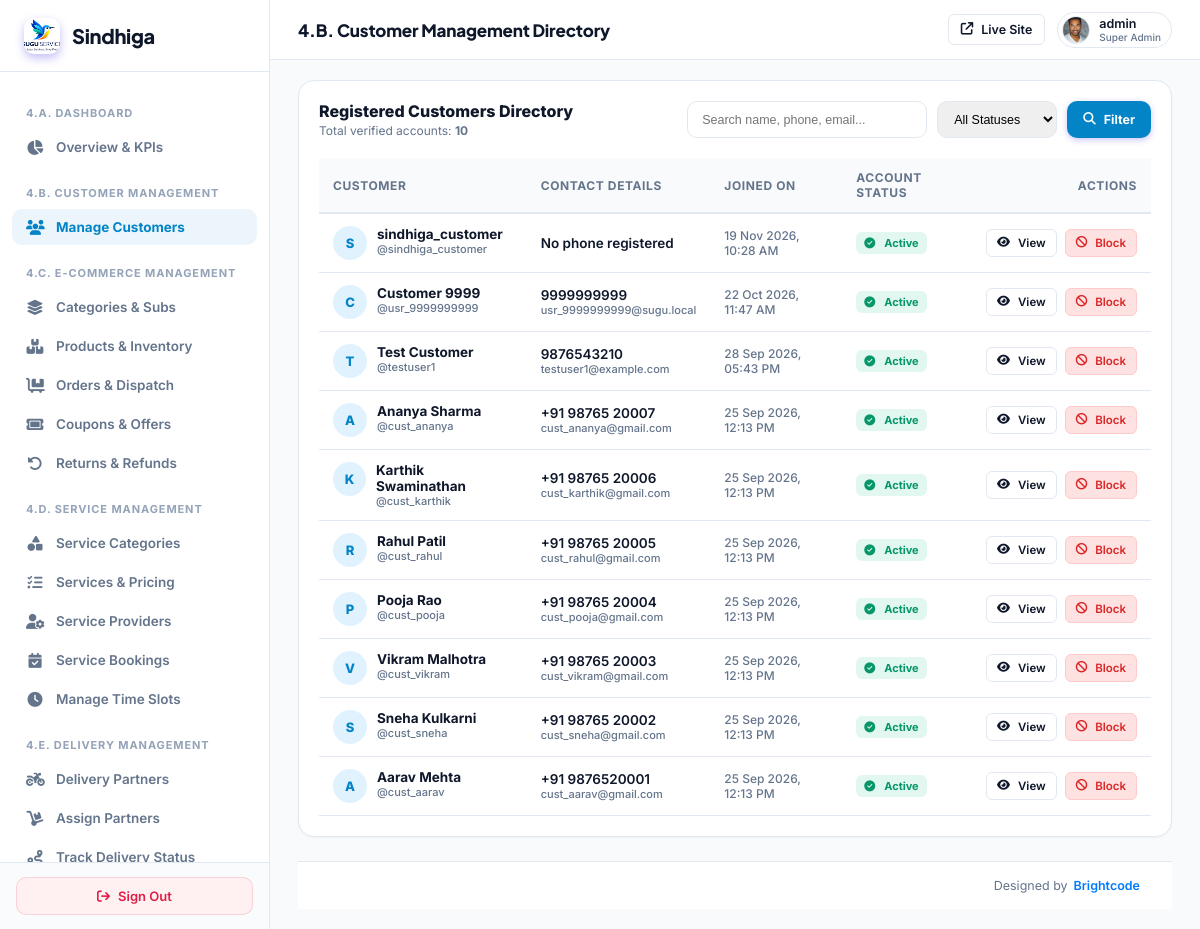
The app's page /super-admin/customers/ (signed in) with its own data.
### myapp/models.py (models this page shows, shortened)
class CustomUser(AbstractUser):
    ROLE_CHOICES = (
        ('ADMIN', 'Admin'),
        ('SERVICE_PROVIDER', 'Service Provider'),
        ('VENDOR', 'Vendor / Service Provider'),
        ('DELIVERY_PARTNER', 'Delivery Partner'),
        ('CUSTOMER', 'Customer'),
        ('USER', 'User / Customer'),
    )
    role = models.CharField(max_length=25, choices=ROLE_CHOICES, default='CUSTOMER')
    assigned_state = models.CharField(max_length=100, blank=True, null=True, help_text="Assigned State/Territory for Area Admin")
    assigned_city = models.CharField(max_length=100, blank=True, null=True, help_text="Assigned City (optional) for Area Admin")

class UserProfile(models.Model):
    user = models.OneToOneField(CustomUser, on_delete=models.CASCADE, related_name='user_profile')
    phone_number = models.CharField(max_length=20, blank=True, null=True)
    city = models.CharField(max_length=100, blank=True, null=True)
    state = models.CharField(max_length=100, blank=True, null=True)
    profile_image = models.ImageField(upload_to='user_profiles/', null=True, blank=True)

### myapp/sindhiga_superadmin_canonical_views.py (the view, shortened to what this page needs)
# urls.py: path('super-admin/customers/', canon_admin.super_admin_customers, name='super_admin_customers'),
@user_passes_test(super_admin_check, login_url='/super-admin/login/')
def super_admin_customers(request):
    q = request.GET.get('q', '').strip()
    status_filter = request.GET.get('status', '').strip()
    customers_qs = CustomUser.objects.filter(role__in=['CUSTOMER', 'USER']).select_related('user_profile').order_by('-date_joined')
    if status_filter == 'active':
        customers_qs = customers_qs.filter(is_active=True)
    elif status_filter == 'blocked':
        customers_qs = customers_qs.filter(is_active=False)
    paginator = Paginator(customers_qs, 15)
    page_number = request.GET.get('page')
    customers = paginator.get_page(page_number)
    return render(request, 'superadmin/customers.html', {
        'customers': customers,
        'q': q,
        'status_filter': status_filter,
        'total_count': customers_qs.count()
    })

### myapp/sindhiga_superadmin_canonical_views.py (called while the page is built)
def super_admin_check(user):
    return user.is_authenticated and (user.is_superuser or user.is_staff or getattr(user, 'role', '') == 'ADMIN')

### templates/superadmin/customers.html (shortened to what this page needs)
{% extends 'superadmin/base.html' %}
{% block header_title %}4.B. Customer Management Directory{% endblock %}
{% block content %}
<div class="card" style="padding: 20px; margin-bottom: 24px;">
  <div style="display: flex; flex-wrap: wrap; items-center: center; justify-content: space-between; gap: 16px; margin-bottom: 20px;">
    <div>
      <h3 style="font-size: 16px; font-weight: 800; color: var(--text-main); margin: 0;">Registered Customers Directory</h3>
      <p style="font-size: 12px; color: var(--text-muted); margin: 2px 0 0;">Total verified accounts: <strong>{{ total_count }}</strong></p>
    </div>
    <form method="GET" style="display: flex; gap: 10px; flex-wrap: wrap;">
      <input type="text" name="q" value="{{ q }}" placeholder="Search name, phone, email..." style="padding: 8px 14px; border: 1px solid var(--border); border-radius: var(--r-sm); font-size: 12.5px; width: 240px; outline: none;">
      <select name="status" style="padding: 8px 12px; border: 1px solid var(--border); border-radius: var(--r-sm); font-size: 12.5px; outline: none;">
        <option value="">All Statuses</option>
      </select>
      <button type="submit" class="btn btn-primary btn-sm" style="background: var(--accent); color: white; border: none; padding: 8px 16px; border-radius: var(--r-sm); font-weight: 700; cursor: pointer;">
        <i class="fa-solid fa-magnifying-glass"></i> Filter
      </button>
    </form>
  </div>
  <div style="overflow-x: auto;">
    <table class="data-table" style="width: 100%; border-collapse: collapse; font-size: 13px;">
      <thead>
        <tr style="border-bottom: 2px solid var(--border); text-align: left; background: #f8fafc;">
          <th style="padding: 12px 14px; font-weight: 700; color: var(--text-muted);">Customer</th>
          <th style="padding: 12px 14px; font-weight: 700; color: var(--text-muted);">Contact Details</th>
          <th style="padding: 12px 14px; font-weight: 700; color: var(--text-muted);">Joined On</th>
          <th style="padding: 12px 14px; font-weight: 700; color: var(--text-muted);">Account Status</th>
          <th style="padding: 12px 14px; font-weight: 700; color: var(--text-muted); text-align: right;">Actions</th>
        </tr>
      </thead>
      <tbody>
        {% for c in customers %}
        <tr style="border-bottom: 1px solid var(--border);">
          <td style="padding: 12px 14px;">
            <div style="display: flex; items-center: center; gap: 10px;">
              <div style="width: 34px; height: 34px; border-radius: 50%; background: #e0f2fe; color: #0284c7; display: flex; align-items: center; justify-content: center; font-weight: 800; font-size: 13px;">
                {{ c.first_name|default:c.username|slice:":1"|upper }}
              </div>
              <div>
                <a href="{% url 'super_admin_customer_detail' c.id %}" style="font-weight: 700; color: var(--text-main); text-decoration: none;">
                  {{ c.get_full_name|default:c.username }}
                </a>
                <span style="display: block; font-size: 11px; color: var(--text-muted);">@{{ c.username }}</span>
              </div>
            </div>
          </td>
          <td style="padding: 12px 14px;">
            <div style="font-weight: 600; color: var(--text-main);">{{ c.user_profile.phone_number|default:"No phone registered" }}</div>
            <div style="font-size: 11px; color: var(--text-muted);">{{ c.email }}</div>
          </td>
          <td style="padding: 12px 14px; color: var(--text-muted); font-size: 12px;">
            {{ c.date_joined|date:"d M Y, h:i A" }}
          </td>
          <td style="padding: 12px 14px;">
            {% if c.is_active %}
              <span class="badge" style="background: rgba(16,185,129,0.12); color: #059669; padding: 4px 8px; border-radius: 6px; font-weight: 700; font-size: 11px;">
                <i class="fa-solid fa-circle-check" style="margin-right: 4px;"></i> Active
              </span>
            {% else %}
              <span class="badge" style="background: rgba(239,68,68,0.12); color: #dc2626; padding: 4px 8px; border-radius: 6px; font-weight: 700; font-size: 11px;">
                <i class="fa-solid fa-ban" style="margin-right: 4px;"></i> Blocked
              </span>
            {% endif %}
          </td>
          <td style="padding: 12px 14px; text-align: right;">
            <div style="display: inline-flex; gap: 8px;">
              <a href="{% url 'super_admin_customer_detail' c.id %}" class="btn btn-outline btn-sm" style="padding: 5px 10px; border: 1px solid var(--border); border-radius: 6px; text-decoration: none; font-size: 11.5px; font-weight: 600; color: var(--text-main);">
                <i class="fa-solid fa-eye"></i> View
              </a>
              <a href="{% url 'super_admin_customer_toggle' c.id %}" class="btn btn-sm" onclick="return confirm('Toggle account access for {{ c.username }}?');" style="padding: 5px 10px; border-radius: 6px; text-decoration: none; font-size: 11.5px; font-weight: 600; {% if c.is_active %}background: #fee2e2; color: #dc2626; border: 1px solid #fecaca;{% else %}background: #dcfce7; color: #16a34a; border: 1px solid #bbf7d0;{% endif %}">
                {% if c.is_active %}<i class="fa-solid fa-ban"></i> Block{% else %}<i class="fa-solid fa-unlock"></i> Unblock{% endif %}
              </a>
            </div>
          </td>
        </tr>
        {% endfor %}
      </tbody>
    </table>
  </div>
</div>
{% endblock %}

### templates/superadmin/base.html (shortened to what this page needs)
{% load static %}
<!DOCTYPE html>
<html lang="en">
<head>
  <link rel="stylesheet" href="https://cdnjs.cloudflare.com/ajax/libs/font-awesome/6.5.2/css/all.min.css">
</head>
<body>
  <aside class="sidebar">
    <a href="{% url 'super_admin_dashboard' %}" class="sidebar-brand">
      <div class="sidebar-brand-icon" style="background:transparent;padding:0;overflow:hidden;display:flex;align-items:center;justify-content:center;">
        <img src="{% static 'images/logo.png' %}" alt="Sindhiga" style="height:36px;width:auto;object-fit:contain;">
      </div>
      <span>Sindhiga</span>
    </a>
    <div class="sidebar-nav">
      <div class="nav-section">4.A. Dashboard</div>
      <a href="{% url 'super_admin_dashboard' %}" class="nav-item {% if request.path == '/super-admin/' %}active{% endif %}">
        <i class="fa-solid fa-chart-pie"></i>
        <span>Overview &amp; KPIs</span>
      </a>
      <div class="nav-section">4.B. Customer Management</div>
      <a href="{% url 'super_admin_customers' %}" class="nav-item {% if '/super-admin/customers' in request.path %}active{% endif %}">
        <i class="fa-solid fa-users"></i>
        <span>Manage Customers</span>
      </a>
      <div class="nav-section">4.C. E-Commerce Management</div>
      <a href="{% url 'super_admin_ecom_categories' %}" class="nav-item {% if '/super-admin/ecom/categories' in request.path %}active{% endif %}">
        <i class="fa-solid fa-layer-group"></i>
        <span>Categories &amp; Subs</span>
      </a>
      <a href="{% url 'super_admin_ecom_products' %}" class="nav-item {% if '/super-admin/ecom/products' in request.path %}active{% endif %}">
        <i class="fa-solid fa-boxes-stacked"></i>
        <span>Products &amp; Inventory</span>
      </a>
      <a href="{% url 'super_admin_ecom_orders' %}" class="nav-item {% if '/super-admin/ecom/orders' in request.path %}active{% endif %}">
        <i class="fa-solid fa-cart-flatbed"></i>
        <span>Orders &amp; Dispatch</span>
      </a>
      <a href="{% url 'super_admin_ecom_coupons' %}" class="nav-item {% if '/super-admin/ecom/coupons' in request.path %}active{% endif %}">
        <i class="fa-solid fa-ticket"></i>
        <span>Coupons &amp; Offers</span>
      </a>
      <a href="{% url 'super_admin_ecom_returns' %}" class="nav-item {% if '/super-admin/ecom/returns' in request.path %}active{% endif %}">
        <i class="fa-solid fa-rotate-left"></i>
        <span>Returns &amp; Refunds</span>
      </a>
      <div class="nav-section">4.D. Service Management</div>
      <a href="{% url 'super_admin_service_categories' %}" class="nav-item {% if '/super-admin/services/categories' in request.path %}active{% endif %}">
        <i class="fa-solid fa-shapes"></i>
        <span>Service Categories</span>
      </a>
      <a href="{% url 'super_admin_service_catalog' %}" class="nav-item {% if '/super-admin/services/catalog' in request.path %}active{% endif %}">
        <i class="fa-solid fa-list-check"></i>
        <span>Services &amp; Pricing</span>
      </a>
      <a href="{% url 'super_admin_service_providers' %}" class="nav-item {% if '/super-admin/services/providers' in request.path %}active{% endif %}">
        <i class="fa-solid fa-user-gear"></i>
        <span>Service Providers</span>
      </a>
      <a href="{% url 'super_admin_service_bookings' %}" class="nav-item {% if '/super-admin/services/bookings' in request.path %}active{% endif %}">
        <i class="fa-solid fa-calendar-check"></i>
        <span>Service Bookings</span>
      </a>
      <a href="{% url 'super_admin_service_time_slots' %}" class="nav-item {% if '/super-admin/services/time-slots' in request.path %}active{% endif %}">
        <i class="fa-solid fa-clock"></i>
        <span>Manage Time Slots</span>
      </a>
      <div class="nav-section">4.E. Delivery Management</div>
      <a href="{% url 'super_admin_delivery_partners' %}" class="nav-item {% if '/super-admin/delivery/partners' in request.path %}active{% endif %}">
        <i class="fa-solid fa-motorcycle"></i>
        <span>Delivery Partners</span>
      </a>
      <a href="{% url 'super_admin_delivery_assignments' %}" class="nav-item {% if '/super-admin/delivery/assignments' in request.path %}active{% endif %}">
        <i class="fa-solid fa-dolly"></i>
        <span>Assign Partners</span>
      </a>
      <a href="{% url 'super_admin_delivery_tracking' %}" class="nav-item {% if '/super-admin/delivery/tracking' in request.path %}active{% endif %}">
        <i class="fa-solid fa-route"></i>
        <span>Track Delivery Status</span>
      </a>
    </div>
    <div class="sidebar-footer">
      <a href="{% url 'logout' %}" class="btn-logout">
        <i class="fa-solid fa-arrow-right-from-bracket"></i>
        <span>Sign Out</span>
      </a>
    </div>
  </aside>
  <main class="main-area">
    <header class="header">
      <div class="header-title">
        {% block header_title %}Control Center{% endblock %}
      </div>
      <div class="header-actions">
        <a href="/" target="_blank" class="btn btn-outline btn-sm" title="Preview Public Site">
          <i class="fa-solid fa-arrow-up-right-from-square"></i>
          <span>Live Site</span>
        </a>
        <div class="admin-profile" style="display: flex; align-items: center; gap: 9px; padding: 3px 10px 3px 4px; background: #ffffff; border-radius: 20px; border: 1px solid #e2e8f0;">
          {% if request.user.user_profile.profile_image %}
            <img src="{{ request.user.user_profile.profile_image.url }}" alt="{{ request.user.username }}" style="width: 28px; height: 28px; border-radius: 50%; object-fit: cover; border: 1px solid #e2e8f0; flex-shrink: 0;">
          {% else %}
            <div class="avatar" style="width: 28px; height: 28px; font-size: 12px; background: #f1f5f9; color: #475569; border: 1px solid #e2e8f0;">
              {{ request.user.username|slice:":1"|upper }}
            </div>
          {% endif %}
          <div style="font-size: 12.5px; font-weight: 600; color: #0f172a; line-height: 1.2;">
            {{ request.user.username }}
            <span style="display: block; font-size: 10px; color: #64748b; font-weight: 500;">Super Admin</span>
          </div>
        </div>
      </div>
    </header>
    <div class="content-wrapper" style="display:flex; flex-direction:column; min-height:calc(100vh - 64px);">
      <div class="content-container" style="flex:1;">
        {% block content %}{% endblock %}
      </div>
      <footer class="superadmin-footer" style="padding:16px 32px; background:#ffffff; border-top:1px solid #e2e8f0; display:flex; justify-content:flex-end; align-items:center; font-size:12.5px; color:#64748b; margin-top:auto;">
        <div style="display:flex; align-items:center; gap:6px;">
          <span>Designed by</span>
          <a href="https://www.brightcodess.com/" target="_blank" rel="noopener noreferrer" style="display:inline-flex; align-items:center; text-decoration:none;">
            <span style="display:none; color:#007bff; font-weight:600;">Brightcode</span>
          </a>
        </div>
      </footer>
    </div>
  </main>
</body>
</html>

### records on screen
CustomUser: user.user_profile.profile_image (picture), user.username "admin"
CustomUser: first_name "S", get_full_name "sindhiga_customer", username "sindhiga_customer", user_profile.phone_number "No phone registered", date_joined "19 Nov 2026, 10:28 AM", is_active True (drawn)
CustomUser: first_name "C", get_full_name "Customer 9999", username "usr_9999999999", user_profile.phone_number "9999999999", email "usr_9999999999@sugu.local", date_joined "22 Oct 2026, 11:47 AM", is_active True (drawn)
CustomUser: first_name "T", get_full_name "Test Customer", username "testuser1", user_profile.phone_number "9876543210", email "testuser1@example.com", date_joined "28 Sep 2026, 05:43 PM", is_active True (drawn)
CustomUser: first_name "A", get_full_name "Ananya Sharma", username "cust_ananya", user_profile.phone_number "+91 98765 20007", email "cust_ananya@gmail.com", date_joined "25 Sep 2026, 12:13 PM", is_active True (drawn)
CustomUser: first_name "K", get_full_name "Karthik Swaminathan", username "cust_karthik", user_profile.phone_number "+91 98765 20006", email "cust_karthik@gmail.com", date_joined "25 Sep 2026, 12:13 PM", is_active True (drawn)
CustomUser: first_name "R", get_full_name "Rahul Patil", username "cust_rahul", user_profile.phone_number "+91 98765 20005", email "cust_rahul@gmail.com", date_joined "25 Sep 2026, 12:13 PM", is_active True (drawn)
CustomUser: first_name "P", get_full_name "Pooja Rao", username "cust_pooja", user_profile.phone_number "+91 98765 20004", email "cust_pooja@gmail.com", date_joined "25 Sep 2026, 12:13 PM", is_active True (drawn)
CustomUser: first_name "V", get_full_name "Vikram Malhotra", username "cust_vikram", user_profile.phone_number "+91 98765 20003", email "cust_vikram@gmail.com", date_joined "25 Sep 2026, 12:13 PM", is_active True (drawn)
CustomUser: first_name "S", get_full_name "Sneha Kulkarni", username "cust_sneha", user_profile.phone_number "+91 98765 20002", email "cust_sneha@gmail.com", date_joined "25 Sep 2026, 12:13 PM", is_active True (drawn)
CustomUser: first_name "A", get_full_name "Aarav Mehta", username "cust_aarav", user_profile.phone_number "+91 9876520001", email "cust_aarav@gmail.com", date_joined "25 Sep 2026, 12:13 PM", is_active True (drawn)

### other values on screen
{{ total_count }} "10"
